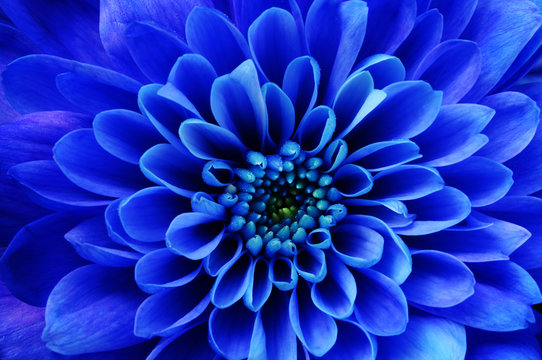
#> input picture 5.1/flower.jpg, 542 x 360 px, found by its file name
$ python flower_exercise.py
#> lines starting #> are read from the running program, lines starting #| are printed output that depends on the picture
import time

t0 = time.time()

from PIL import Image

t1 = time.time()

def colour(r, g, b):
    if r > 150 and g > 150 and b < 150:
        return "yellow"   # high red and green, low blue
    elif r > 160 and g > 0 and b > 1:
        return "red"      # high red, some green and blue
    elif r > 15 and g > 90 and b > 15:
        return "green"    # some green, some red and blue
    elif r > 45 and g > 55 and b > 180:
        return "blue"     # high blue, some red and green
    elif r > 210 and g > 110 and b > 10:
        return "orange"   # very high red, high green, low blue
    else:
        return "other"    # doesnt match any specific colour criteria

# Load the image file
file = Image.open("5.1/flower.jpg")
#> file is the input picture: PIL image 542x360 RGB; mean R, G, B 26, 50.4, 193.6
# Create a pixel access object for faster pixel manipulation
jb_image = file.load()

# Print the RGB values and colour category of the first pixel (top-left corner)
print(jb_image[0,0])
#| (9, 30, 199)
print(colour(jb_image[0,0][0], jb_image[0,0][1], jb_image[0,0][2]))
#| other

# create a list to store the pixels of the specific colour
yellow_pixels = []
red_pixels = []
green_pixels = []
blue_pixels = []
orange_pixels = []
other_pixels = []  # dor pixels that dont match any specific colour category

t2 = time.time()

# get image dimensions
width = file.width
#> width = 542
height = file.height
#> height = 360

# iterate through every pixel in the image (go through all the pixels in the image)
for x in range(width):
    for y in range(height):
        pixel_r = jb_image[x,y][0]
        pixel_g = jb_image[x,y][1]
        pixel_b = jb_image[x,y][2]

        # determine what colour category this pixel belongs to
        color_type = colour(pixel_r, pixel_g, pixel_b)

        # Process pixel based on its colour category
        if color_type == "yellow":
            yellow_pixels.append(jb_image[x,y])      # store original pixel
            file.putpixel((x,y), (255, 255, 255))   # replace with white (vice versa for the rest of the colours)

        elif color_type == "red":
            red_pixels.append(jb_image[x,y])
            file.putpixel((x,y), (255, 255, 255))

        elif color_type == "green":
            green_pixels.append(jb_image[x,y])
            file.putpixel((x,y), (255, 255, 255))

        elif color_type == "blue":
            blue_pixels.append(jb_image[x,y])
            file.putpixel((x,y), (255, 255, 255))

        elif color_type == "orange":
            orange_pixels.append(jb_image[x,y])
            file.putpixel((x,y), (255, 255, 255))

        else:
            other_pixels.append(jb_image[x,y])
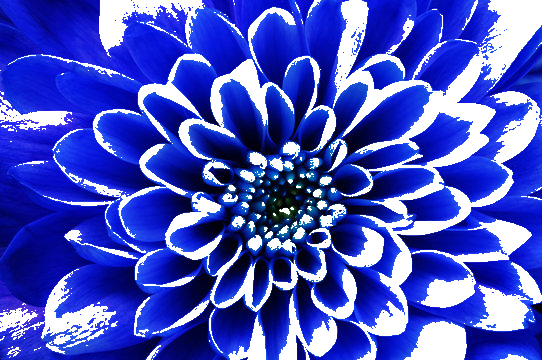
#> file: PIL image 542x360 RGB; mean R, G, B 71.9, 83.1, 196.6
#> after the loop, blue_pixels = 8282 items, first 6: (58, 59, 235), (55, 56, 235), (56, 60, 230), (59, 66, 235), (54, 61, 230), (56, 64, 237); green_pixels = 39537 items; orange_pixels = []; other_pixels = 147215 items; red_pixels = 84 items, first 6: (197, 255, 255), (163, 233, 255), (178, 218, 230), (166, 216, 223), (168, 227, 243), (165, 221, 255); yellow_pixels = [(154, 192, 141), (169, 210, 140)]

t3 = time.time()

# calculate pixel counts for each colour
num_yellow = len(yellow_pixels)
#> num_yellow = 2
num_red = len(red_pixels)
#> num_red = 84
num_green = len(green_pixels)
#> num_green = 39537
num_blue = len(blue_pixels)
#> num_blue = 8282
num_orange = len(orange_pixels)
#> num_orange = 0
num_other = len(other_pixels)
#> num_other = 147215
total_pixels = width * height
#> total_pixels = 195120

file.save("output.png", "png")

# calculate the ratio of each colour to total pixels
yellow_ratio = num_yellow / total_pixels
#> yellow_ratio = 1.03e-05
red_ratio = num_red / total_pixels
#> red_ratio = 0.000431
green_ratio = num_green / total_pixels
#> green_ratio = 0.203
blue_ratio = num_blue / total_pixels
#> blue_ratio = 0.0424
orange_ratio = num_orange / total_pixels
#> orange_ratio = 0
other_ratio = num_other / total_pixels
#> other_ratio = 0.754

# print results
print(f"Yellow pixels: {len(yellow_pixels)}")
#| Yellow pixels: 2
print(f"Red pixels: {len(red_pixels)}")
#| Red pixels: 84
print(f"Green pixels: {len(green_pixels)}")
#| Green pixels: 39537
print(f"Blue pixels: {len(blue_pixels)}")
#| Blue pixels: 8282
print(f"Orange pixels: {len(orange_pixels)}")
#| Orange pixels: 0
print(f"Other pixels: {len(other_pixels)}")
#| Other pixels: 147215
print(f"Total pixels: {width * height}")
#| Total pixels: 195120

module_load = t1-t0
image_open_load = t2-t1
loop = t3-t2
entire = t3-t0
timings = "It took {:.2f}s to import PIL, {:.2f}s to load the image, and {:.2f}s to do the loop. All in all it took {:.2f}s.".format(module_load, image_open_load, loop, entire)
print(timings)

$ run again, with 5.1/jelly_beans.jpg copied over 5.1/flower.jpg
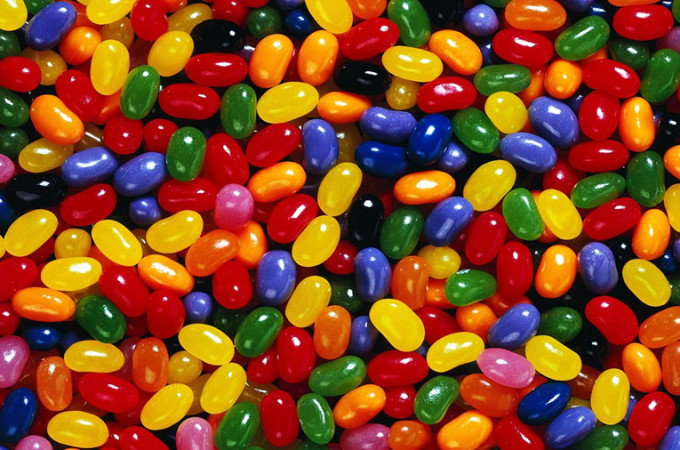
#> input picture 5.1/jelly_beans.jpg, 680 x 450 px, found by its file name
#> file is the input picture: PIL image 680x450 RGB; mean R, G, B 133.4, 70.9, 31.9
#| (223, 190, 1)
#| yellow
#> after the loop `for x in range(width):`:
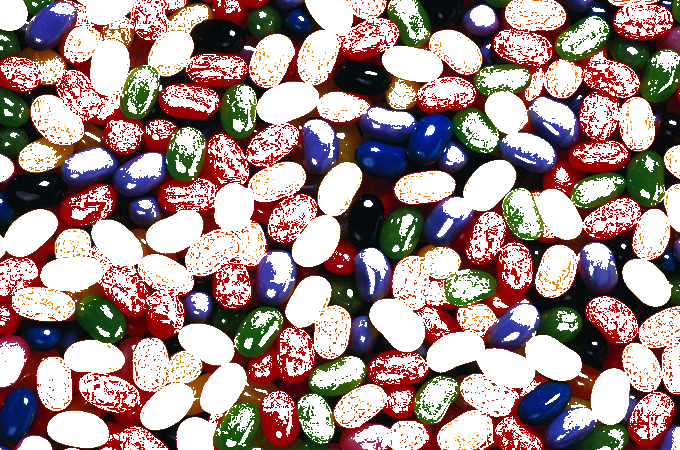
#> file: PIL image 680x450 RGB; mean R, G, B 165.8, 142.8, 141
#> after the loop `for x in range(width):`: blue_pixels = 4062 items, first 6: (60, 71, 186), (79, 90, 208), (60, 70, 181), (67, 71, 181), (66, 69, 182), (62, 68, 182); green_pixels = 19010 items, first 6: (45, 94, 47), (92, 142, 113), (90, 139, 117), (57, 106, 74), (44, 93, 46), (69, 123, 74); orange_pixels = []; other_pixels = 152812 items; red_pixels = 78472 items; yellow_pixels = 51644 items
#> num_yellow = 51644
#> num_red = 78472
#> num_green = 19010
#> num_blue = 4062
#> num_orange = 0
#> num_other = 152812
#> yellow_ratio = 0.169
#> red_ratio = 0.256
#> green_ratio = 0.0621
#> blue_ratio = 0.0133
#> orange_ratio = 0
#> other_ratio = 0.499
#| Yellow pixels: 51644
#| Red pixels: 78472
#| Green pixels: 19010
#| Blue pixels: 4062
#| Orange pixels: 0
#| Other pixels: 152812
#| Total pixels: 306000
